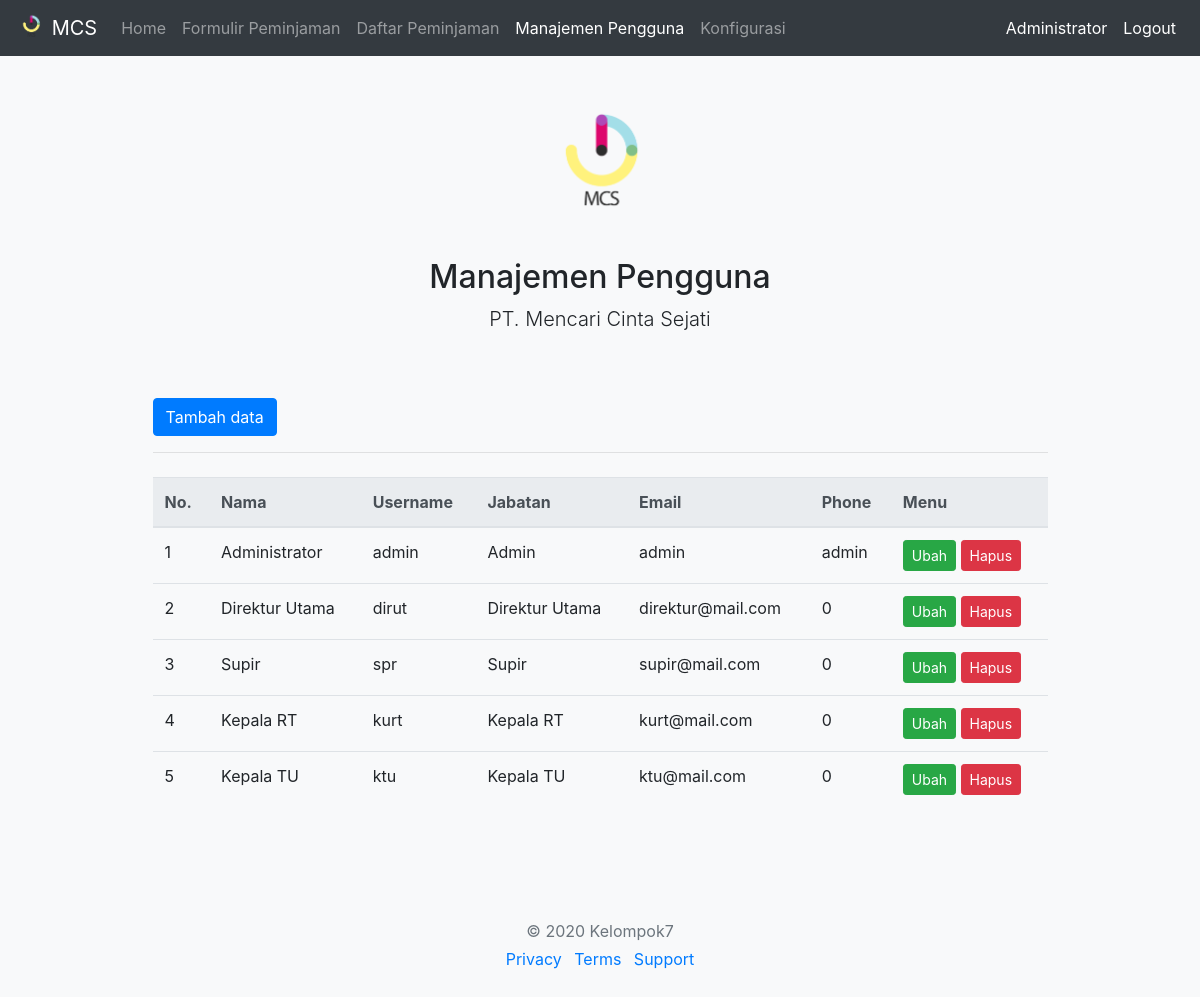
/pages/manajemen_pengguna.php (signed in), run on an earlier commit of the app's database.
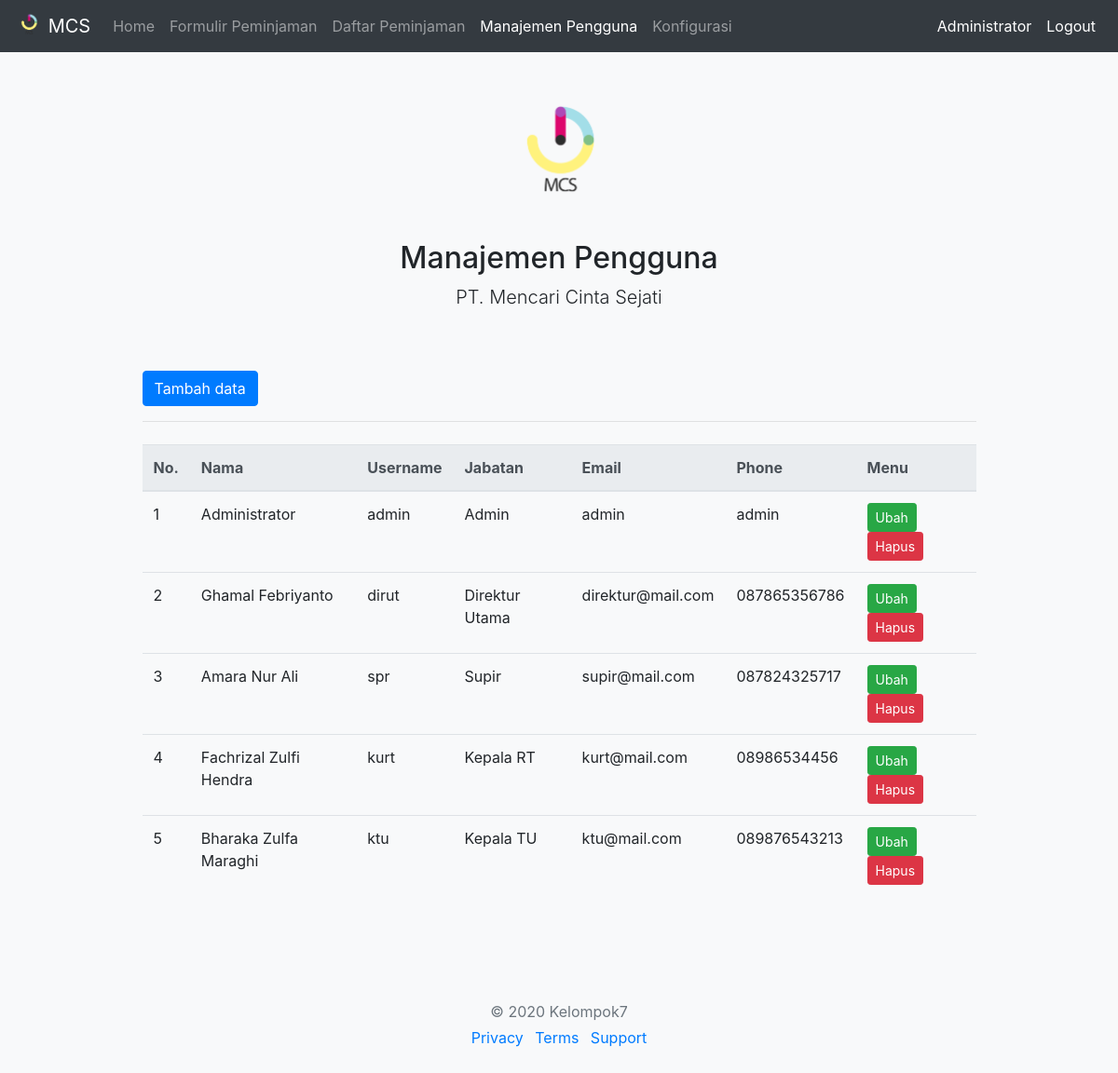
And on a later commit of the database.
### tables this page shows
CREATE TABLE `users` (
  `id` int(11) NOT NULL,
  `username` varchar(100) NOT NULL,
  `password` varchar(255) NOT NULL,
  `nama` varchar(100) NOT NULL,
  `level` enum('dir','tu','rt','supir','admin') NOT NULL,
  `email` varchar(100) NOT NULL,
  `phone` varchar(50) NOT NULL
);

### functions.php (called while the page is built, shortened)
<?php
require 'config/db.php';
function query ($query){
	global $conn;
	$result = mysqli_query ($conn, $query);
	$rows=[];
	while ($row = mysqli_fetch_assoc($result)) {
		$rows[] = $row;
	}
	return $rows;
}
?>

### pages/manajemen_pengguna.php (the view, shortened to what this page needs)
 <?php
 require 'parts/header.php';
 require 'parts/menu.php';
 $users = query("SELECT * FROM users");
 ?>
  <div class="container">
    <div class="py-5 text-center">
      <img class="d-block mx-auto mb-4" src="img/mcs.png" alt="" width="130" height="130">
      <h2>Manajemen Pengguna</h2>
      <p class="lead">PT. Mencari Cinta Sejati</p>
    </div>
  </div>
  <div class="container">
    <div class="col-lg-10 col-md-10 col-sm-10 mx-auto">
      <a class="btn btn-primary" href="tambah.php">Tambah data</a>
      <hr class="mb-4">
      <div class="table-responsive">
      <table class="table">
        <thead class="thead-light">
          <tr>
            <th scope="col">No.</th>
            <th scope="col">Nama</th>
            <th scope="col">Username</th>
            <th scope="col">Jabatan</th>
            <th scope="col">Email</th>
            <th scope="col">Phone</th>
            <th scope="col">Menu</th>
          </tr>
        </thead>
        <tbody>
          <?php $i=1; ?>
          <?php foreach ($users as $row) :?>
          <tr>
            <td><?php echo $i;  ?></td>
            <td><?php echo $row["nama"]; ?></td>
            <td><?php echo $row["username"];  ?></td>
            <td>
              <?php
                $level = $row["level"];
                if($level == 'dir'){
                  echo "Direktur Utama";
                }elseif ($level == 'rt') {
                  echo "Kepala RT";
                }elseif ($level == 'tu') {
                  echo "Kepala TU";
                }elseif ($level == 'admin') {
                  echo "Admin";
                } else {
                  echo "Supir";
                }
              ?>
            </td>
            <td><?php echo $row["email"];  ?></td>
            <td><?php echo $row["phone"];  ?></td>
            <td>
            	<a class="btn btn-success btn-sm" href="ubah.php?id=<?= $row["id"]; ?>">Ubah</a>
				      <a class="btn btn-danger btn-sm" href="hapus.php?id=<?php echo $row["id"]; ?>" onclick="return confirm('Klik Ok untuk menghapus');">Hapus</a>
            </td>
          </tr>
          <?php $i++; ?>
          <?php endforeach; ?>
        </tbody>
      </table>
  	  </div>
    </div>
  </div>
<?php  require 'parts/footer.php' ?>

### pages/parts/header.php (shortened to what this page needs)
<?php
require '../functions.php';
?>
<!doctype html>
<html lang="en">
  <head>
    <link href="css/bootstrap.min.css" rel="stylesheet">
    <link rel="stylesheet" href="css/bootstrap.min.css">
    <link href="css/font-awesome.min.css" rel="stylesheet">
    <link href="css/gijgo.min.css" rel="stylesheet" type="text/css" />
  </head>
  <body class="bg-light">

### pages/parts/menu.php (shortened to what this page needs)
 <nav class="navbar navbar-expand-lg navbar-dark bg-dark">
  <a class="navbar-brand" href="#">
    <img src="img/mcs.png" width="30" height="30" class="d-inline-block align-top" alt="" loading="lazy">
  MCS
  </a>
  <div class="collapse navbar-collapse" id="navbarNavAltMarkup">
    <?php
    $level = $_SESSION['level'];
    $uri = $_SERVER['REQUEST_URI'];
    if($level == 'admin'): ?>
     <ul class="navbar-nav mr-auto">
        <li class="nav-item <?= (strpos($uri, 'home.php') !== false)?'active':'' ?>">
          <a class="nav-link" href="home.php">Home</a>
        </li>
        <li class="nav-item <?= (strpos($uri, 'form.php') !== false)?'active':'' ?>">
          <a class="nav-link" href="form.php">Formulir Peminjaman</a>
        </li>
        <li class="nav-item <?= (strpos($uri, 'daftar_peminjaman.php') !== false)?'active':'' ?>">
          <a class="nav-link" href="daftar_peminjaman.php">Daftar Peminjaman</a>
        </li>
        <li class="nav-item <?= (strpos($uri, 'manajemen_pengguna.php') !== false)?'active':'' ?>">
          <a class="nav-link" href="manajemen_pengguna.php">Manajemen Pengguna</a>
        </li>
        <li class="nav-item <?= (strpos($uri, 'konfigurasi.php') !== false)?'active':'' ?>">
          <a class="nav-link" href="konfigurasi.php">Konfigurasi</a>
        </li>
    </ul>
    <?php endif; ?>
      <ul class="navbar-nav ">
        <li class="nav-item">
          <div class=" nav-link text-white"><?php echo $_SESSION["nama"];?></div>
        </li>
        <li class="nav-item">
          <div><a class="nav-link text-white" href="../logout.php">Logout</a></div>
        </li>
      </ul>
  </div>
</nav>

### pages/parts/footer.php
      <footer class="my-5 pt-5 text-muted text-center text-small">
        <p class="mb-1">&copy; 2020 Kelompok7</p>
        <ul class="list-inline">
          <li class="list-inline-item"><a href="#">Privacy</a></li>
          <li class="list-inline-item"><a href="#">Terms</a></li>
          <li class="list-inline-item"><a href="#">Support</a></li>
        </ul>
      </footer>
  </body>
</html>

What changed in the data, as far as the page shows it:
changed users "dirut": nama "Direktur Utama" → "Ghamal Febriyanto"; phone "0" → "087865356786"
changed users "spr": nama "Supir" → "Amara Nur Ali"; phone "0" → "087824325717"
changed users "kurt": nama "Kepala RT" → "Fachrizal Zulfi Hendra"; phone "0" → "08986534456"
changed users "ktu": nama "Kepala TU" → "Bharaka Zulfa Maraghi"; phone "0" → "089876543213"
